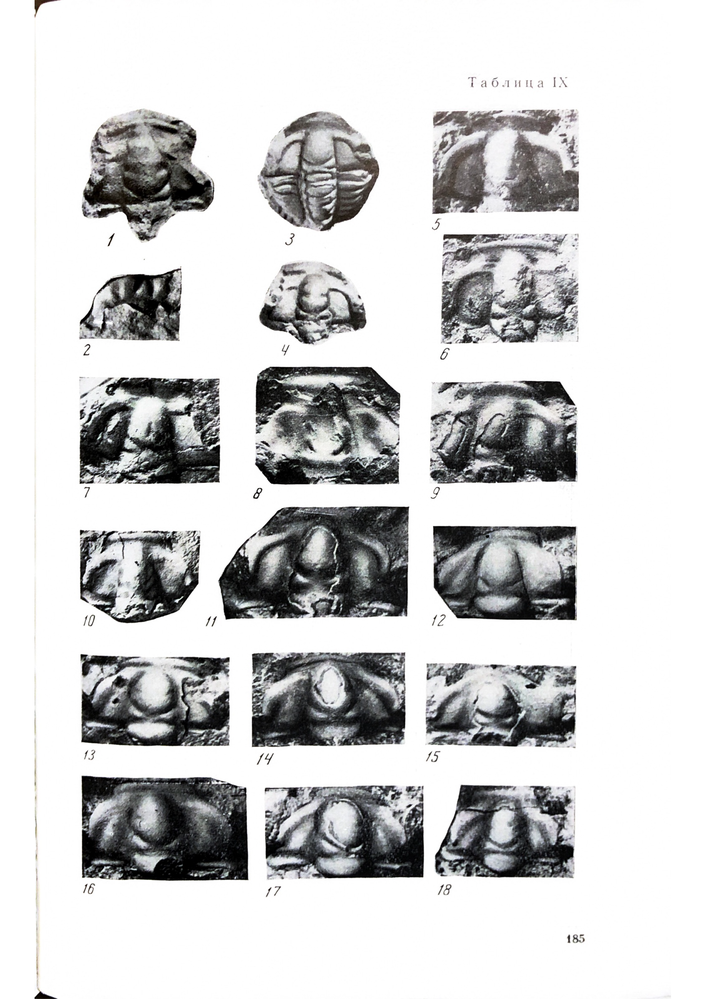
#> input picture test_scripts/repina_1.png, 706 x 999 px, shrunk from 1695 x 2398 before the run, found by its file name
$ python segmentation_test1.py
#> lines starting #> are read from the running program, lines starting #| are printed output that depends on the picture; after the words box and inside, x2 and y2 are one past the last pixel; in counts of white or black regions, pixels touching at a corner belong together
import cv2
import numpy as np
import os

def calculate_iou(box1, box2):
    # Calculate intersection over union of two boxes
    x1, y1, w1, h1 = box1
    x2, y2, w2, h2 = box2

    xi1, yi1 = max(x1, x2), max(y1, y2)
    xi2, yi2 = min(x1 + w1, x2 + w2), min(y1 + h1, y2 + h2)

    intersection_area = max(0, xi2 - xi1) * max(0, yi2 - yi1)

    box1_area = w1 * h1
    box2_area = w2 * h2
    union_area = box1_area + box2_area - intersection_area

    iou = intersection_area / union_area if union_area > 0 else 0
    return iou

def segment_figures(image_path, output_folder):
    # Read the image
#> called with image_path = './test_scripts/repina_1.png', output_folder = './test_scripts/output'
    img = cv2.imread(image_path)
#> img is the input picture: shape (999, 706, 3); mean B, G, R 207.6, 207.3, 207.1
    original_img = img.copy()
    gray = cv2.cvtColor(img, cv2.COLOR_BGR2GRAY)

    # Apply threshold
    _, thresh = cv2.threshold(gray, 200, 255, cv2.THRESH_BINARY_INV)
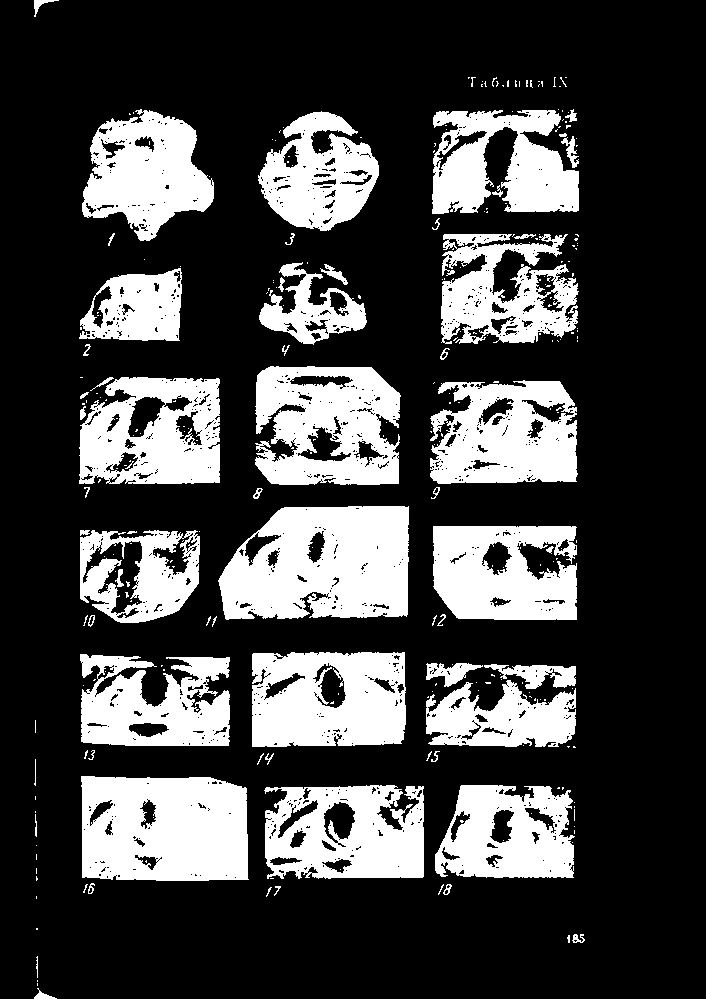
#> thresh: shape (999, 706); 26.8% white; 304 white regions (247 under 20 px)

    # Find contours
    contours, _ = cv2.findContours(thresh, cv2.RETR_EXTERNAL, cv2.CHAIN_APPROX_SIMPLE)
#> contours = 229 contours, 190 with area under 20; largest, box (x1, y1, x2, y2) and area: (218, 506, 409, 620) 18311, (81, 776, 249, 881) 16512, (255, 366, 401, 485) 14472, (252, 652, 406, 747) 13792, (79, 377, 220, 484) 13170

    # Sort contours by area (largest first)
    contours = sorted(contours, key=cv2.contourArea, reverse=True)

    valid_contours = []
    for contour in contours:
        if cv2.contourArea(contour) < 1000:  # Adjust this value as needed
            continue

        x, y, w, h = cv2.boundingRect(contour)
        current_box = (x, y, w, h)

        # Check overlap with existing valid contours
        is_valid = True

        # check if current box overlaps with any of the valid boxes
        for valid_contour in valid_contours:
            vx, vy, vw, vh = cv2.boundingRect(valid_contour)
            valid_box = (vx, vy, vw, vh)

            # check if one is within the other
            if (vx <= x <= vx + vw or x <= vx <= x + w) and (vy <= y <= vy + vh or y <= vy <= y + h):
                is_valid = False
                break
            # check vice versa
            if (x <= vx <= x + w or vx <= x <= vx + vw) and (y <= vy <= y + h or vy <= y <= vy + vh):
                # remove the smaller box
                if w * h > vw * vh:
                    valid_contours.remove(valid_contour)
                else:
                    is_valid = False
                break

            #if calculate_iou(current_box, valid_box) > 0.5:  # Adjust this threshold as needed
            #    is_valid = False
            #    break

        if is_valid:
            valid_contours.append(contour)
#> this loop made 229 passes
#> (x, y, w, h) on passes 1 to 3: (218, 506, 191, 114), (81, 776, 168, 105), (255, 366, 146, 119)
#> after the loop, valid_contours = 18 contours; largest, box (x1, y1, x2, y2) and area: (218, 506, 409, 620) 18311, (81, 776, 249, 881) 16512, (255, 366, 401, 485) 14472, (252, 652, 406, 747) 13792, (79, 377, 220, 484) 13170

    # Process valid contours
    #idx = 0
    for i, contour in enumerate(valid_contours):
        x, y, w, h = cv2.boundingRect(contour)

        # Add some padding
        padding = 10
        x = max(0, x - padding)
        y = max(0, y - padding)
        w = min(img.shape[1] - x, w + 2*padding)
        h = min(img.shape[0] - y, h + 2*padding)

        # Crop the figure
        figure = original_img[y:y+h, x:x+w]

        # Save the cropped figure
        output_path = os.path.join(output_folder, f"figure_{i+1}.png")
        cv2.imwrite(output_path, figure)

        # Draw rectangle on original image in red color
        cv2.rectangle(img, (x, y), (x+w, y+h), (0, 0, 255), 2)  # Red color (BGR format)
#> this loop made 18 passes
#> (x, y, w, h) on passes 1 to 12: (208, 496, 211, 134), (71, 766, 188, 125), (245, 356, 166, 139), (242, 642, 174, 115), (69, 367, 161, 127), (254, 775, 180, 114), (420, 370, 168, 124), (423, 516, 164, 114), (72, 99, 152, 152), (425, 775, 160, 113), (422, 100, 167, 124), (70, 644, 170, 112)
#> pass 1, in segment_figures, `figure = original_img[y:y+h, x:x+w]`:
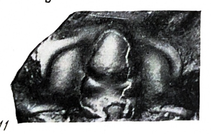
#> figure: shape (134, 211, 3); mean B, G, R 136.9, 136.6, 135.4
#> pass 2, in segment_figures, `figure = original_img[y:y+h, x:x+w]`:
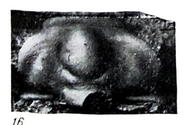
#> figure: shape (125, 188, 3); mean B, G, R 122, 120.9, 119.8
#> pass 3, in segment_figures, `figure = original_img[y:y+h, x:x+w]`:
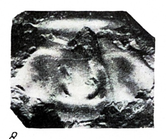
#> figure: shape (139, 166, 3); mean B, G, R 151.1, 151.6, 150.4
#> after the loop:
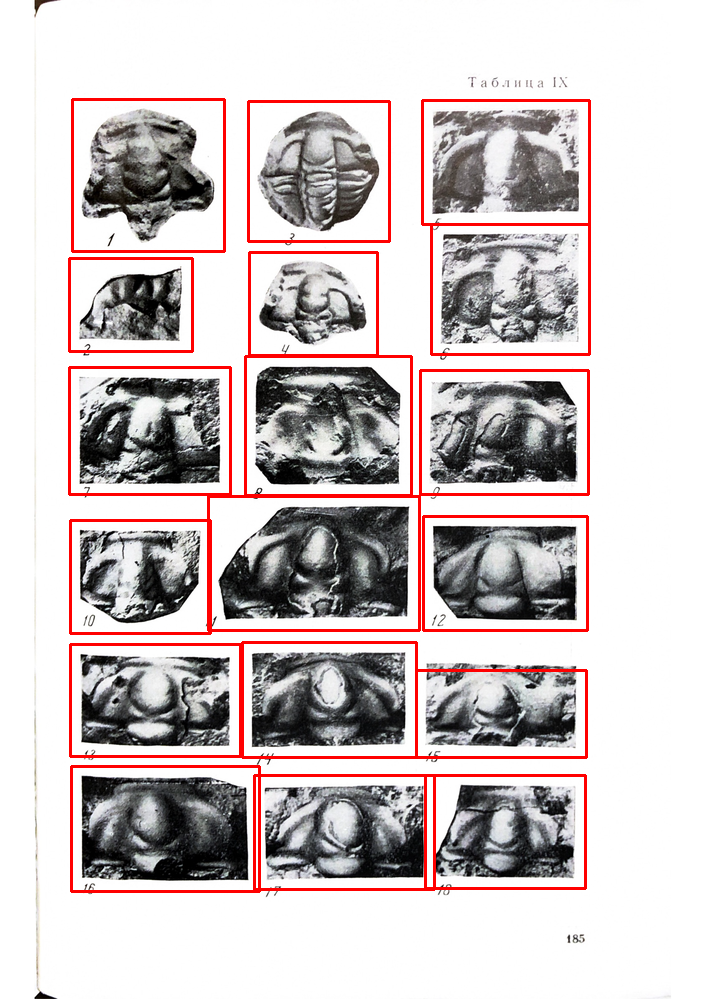
#> img: shape (999, 706, 3); 4.07% of pixels changed, all inside (x1, y1, x2, y2) = (68, 98, 591, 893)

    # Save the annotated image with red bounding boxes
    annotated_path = os.path.join(output_folder, "annotated_red_boxes.png")
    cv2.imwrite(annotated_path, img)
# Usage
image_path = "./test_scripts/repina_1.png"
output_folder = "./test_scripts/output"
os.makedirs(output_folder, exist_ok=True)
segment_figures(image_path, output_folder)

$ run again, with test_scripts/Fig.08.png copied over test_scripts/repina_1.png
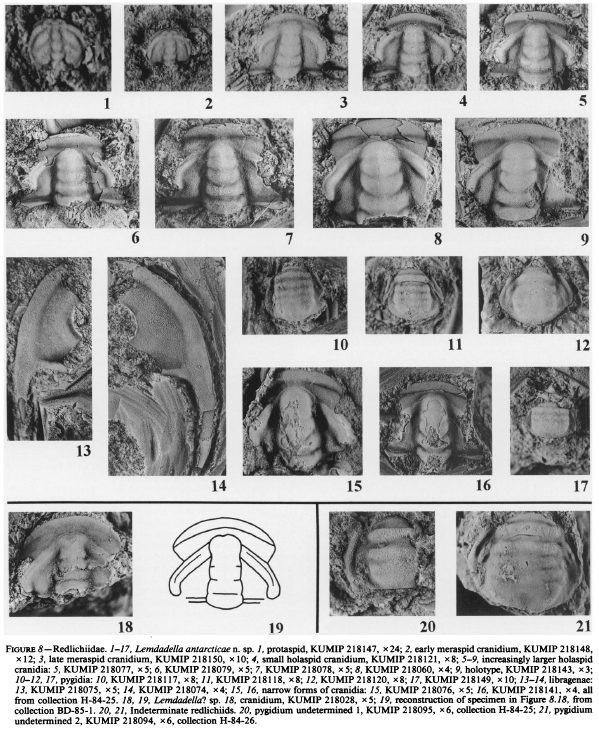
#> input picture test_scripts/Fig.08.png, 599 x 733 px, found by its file name
#> in segment_figures, img is the input picture: shape (733, 599, 3); min 0, max 255, mean 162.6
#> in segment_figures, `_, thresh = cv2.threshold(gray, 200, 255, cv2.THRESH_BINARY_INV)`:
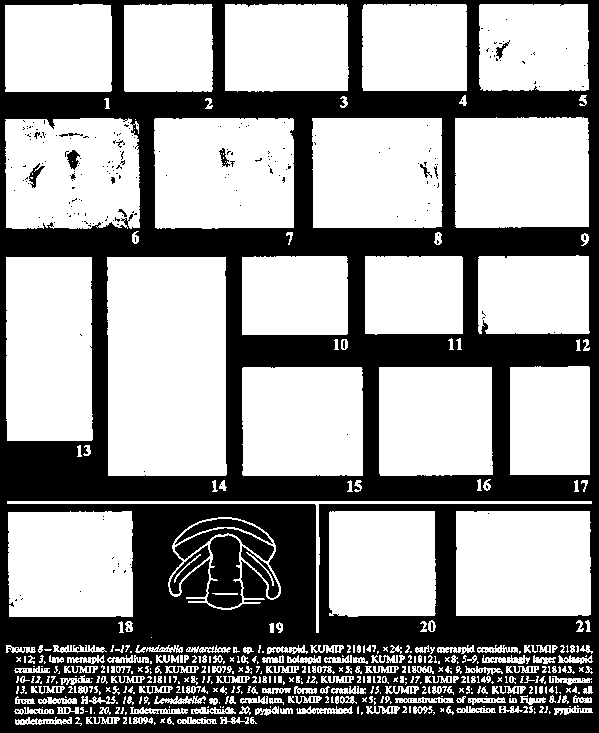
#> thresh: shape (733, 599); 60.1% white; 595 black regions (577 under 20 px)
#> contours = 443 contours, 268 with area under 20; largest, box (x1, y1, x2, y2) and area: (107, 257, 227, 476) 25566, (6, 257, 93, 441) 15534, (154, 118, 294, 229) 15058, (455, 117, 589, 228) 14434, (5, 118, 140, 229) 14095
#> the loop in segment_figures, `for contour in contours:` made 443 passes
#> (x, y, w, h) on passes 1 to 3: (107, 257, 120, 219), (6, 257, 87, 184), (154, 118, 140, 111)
#> after the loop in segment_figures, `for contour in contours:`: valid_contours = 21 contours; largest, box (x1, y1, x2, y2) and area: (107, 257, 227, 476) 25566, (6, 257, 93, 441) 15534, (154, 118, 294, 229) 15058, (455, 117, 589, 228) 14434, (5, 118, 140, 229) 14095
#> the loop in segment_figures, `for i, contour in enumerate(valid_contours):` made 21 passes
#> (x, y, w, h) on passes 1 to 8: (97, 247, 140, 239), (0, 247, 107, 204), (144, 108, 160, 131), (445, 107, 154, 131), (0, 108, 155, 131), (302, 108, 151, 130), (446, 501, 153, 125), (232, 357, 141, 129)
#> after the loop in segment_figures, `for i, contour in enumerate(valid_contours):`:
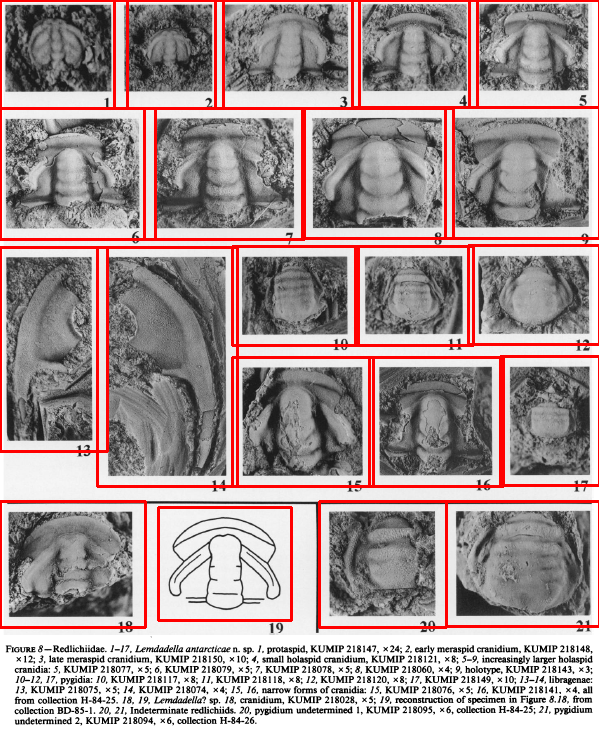
#> img: shape (733, 599, 3); 6.28% of pixels changed, all inside (x1, y1, x2, y2) = (0, 0, 599, 629)
